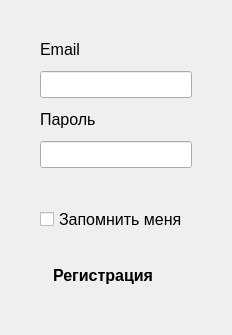
             <widget class="QWidget" name="login_widget">
              <layout class="QGridLayout" name="login_layout">
               <property name="leftMargin">
                <number>0</number>
               </property>
               <property name="topMargin">
                <number>0</number>
               </property>
               <property name="rightMargin">
                <number>0</number>
               </property>
               <property name="bottomMargin">
                <number>0</number>
               </property>
               <property name="spacing">
                <number>0</number>
               </property>
               <item row="1" column="2">
                <spacer name="horizontalSpacer_2">
                 <property name="orientation">
                  <enum>Qt::Horizontal</enum>
                 </property>
                 <property name="sizeHint" stdset="0">
                  <size>
                   <width>40</width>
                   <height>20</height>
                  </size>
                 </property>
                </spacer>
               </item>
               <item row="1" column="1">
                <layout class="QGridLayout" name="login_grid">
                 <property name="spacing">
                  <number>12</number>
                 </property>
                 <item row="6" column="0">
                  <widget class="QFrame" name="frame_for_login_btn">
                   <property name="frameShape">
                    <enum>QFrame::StyledPanel</enum>
                   </property>
                   <property name="frameShadow">
                    <enum>QFrame::Raised</enum>
                   </property>
                  </widget>
                 </item>
                 <item row="1" column="0">
                  <widget class="QLineEdit" name="email_edit">
                   <property name="font">
                    <font>
                     <pointsize>12</pointsize>
                    </font>
                   </property>
                   <property name="maxLength">
                    <number>100</number>
                   </property>
                  </widget>
                 </item>
                 <item row="0" column="0">
                  <widget class="QLabel" name="email_label">
                   <property name="font">
                    <font>
                     <pointsize>12</pointsize>
                    </font>
                   </property>
                   <property name="text">
                    <string>Email</string>
                   </property>
                  </widget>
                 </item>
                 <item row="7" column="0">
                  <widget class="QCommandLinkButton" name="to_register_page_link">
                   <property name="font">
                    <font>
                     <family>Segoe UI</family>
                     <pointsize>12</pointsize>
                    </font>
                   </property>
                   <property name="cursor">
                    <cursorShape>PointingHandCursor</cursorShape>
                   </property>
                   <property name="text">
                    <string>Регистрация</string>
                   </property>
                   <property name="icon">
                    <iconset theme="none">
                     <normaloff>../../.designer/backup</normaloff>../../.designer/backup</iconset>
                   </property>
                   <property name="iconSize">
                    <size>
                     <width>0</width>
                     <height>0</height>
                    </size>
                   </property>
                  </widget>
                 </item>
                 <item row="5" column="0">
                  <widget class="QCheckBox" name="remember_me_checkbox">
                   <property name="font">
                    <font>
                     <pointsize>12</pointsize>
                    </font>
                   </property>
                   <property name="text">
                    <string>Запомнить меня</string>
                   </property>
                  </widget>
                 </item>
                 <item row="2" column="0">
                  <widget class="QLabel" name="password_label">
                   <property name="font">
                    <font>
                     <pointsize>12</pointsize>
                    </font>
                   </property>
                   <property name="text">
                    <string>Пароль</string>
                   </property>
                  </widget>
                 </item>
                 <item row="4" column="0">
                  <widget class="QLabel" name="login_error_label">
                   <property name="font">
                    <font>
                     <pointsize>10</pointsize>
                    </font>
                   </property>
                   <property name="text">
                    <string/>
                   </property>
                  </widget>
                 </item>
                 <item row="3" column="0">
                  <widget class="QLineEdit" name="password_edit">
                   <property name="font">
                    <font>
                     <pointsize>12</pointsize>
                    </font>
                   </property>
                   <property name="inputMask">
                    <string extracomment="0"/>
                   </property>
                   <property name="maxLength">
                    <number>100</number>
                   </property>
                   <property name="frame">
                    <bool>true</bool>
                   </property>
                   <property name="echoMode">
                    <enum>QLineEdit::Password</enum>
                   </property>
                  </widget>
                 </item>
                </layout>
               </item>
               <item row="2" column="1">
                <spacer name="verticalSpacer_2">
                 <property name="orientation">
                  <enum>Qt::Vertical</enum>
                 </property>
                 <property name="sizeHint" stdset="0">
                  <size>
                   <width>20</width>
                   <height>40</height>
                  </size>
                 </property>
                </spacer>
               </item>
               <item row="0" column="1">
                <spacer name="verticalSpacer">
                 <property name="orientation">
                  <enum>Qt::Vertical</enum>
                 </property>
                 <property name="sizeHint" stdset="0">
                  <size>
                   <width>20</width>
                   <height>40</height>
                  </size>
                 </property>
                </spacer>
               </item>
               <item row="1" column="0">
                <spacer name="horizontalSpacer">
                 <property name="orientation">
                  <enum>Qt::Horizontal</enum>
                 </property>
                 <property name="sizeHint" stdset="0">
                  <size>
                   <width>40</width>
                   <height>20</height>
                  </size>
                 </property>
                </spacer>
               </item>
              </layout>
             </widget>
